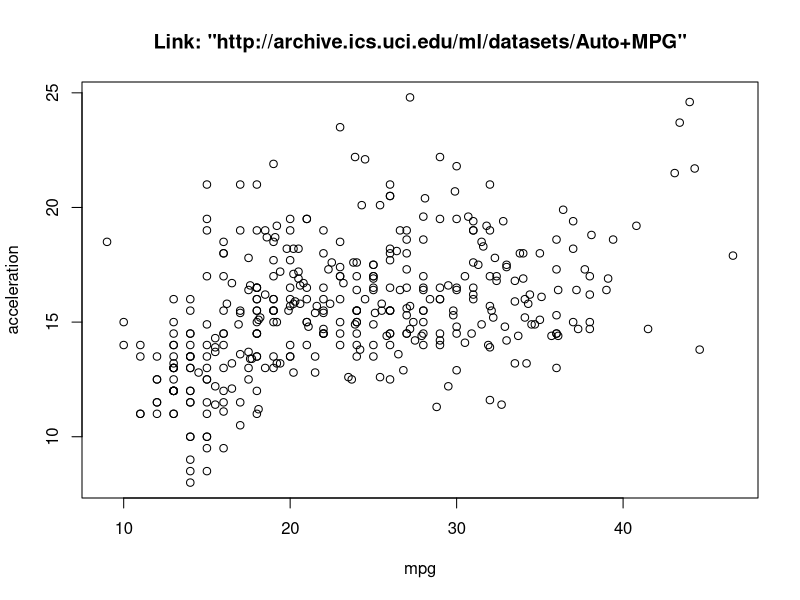

Reproduce this figure in R.
#set working directory
setwd("D:/labs/SA/lab1/")

#read data
data <- read.table("input.data", sep = "" , header = F, na.strings ="", stringsAsFactors= F)

mpg <- data[, 1]
acceleration <- data[, 6]

plot(mpg, acceleration, xlab = "mpg", ylab = "acceleration", title("Link: \"http://archive.ics.uci.edu/ml/datasets/Auto+MPG\""))

#correlation coefficient
r <- cor(mpg, acceleration)

